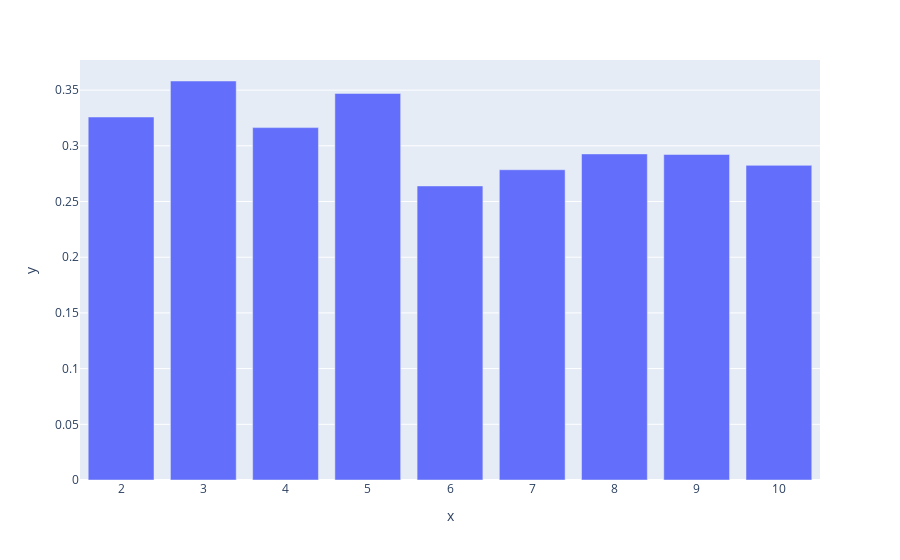

Notebook code cell kept with this figure:
### Code cell
# Afficher le graphe des scores silhouette :
px.bar(x=range(2,11), y=silhouette_scores)

### Figure 1 — Plotly figure (JSON) as saved in the notebook; plotly's stock layout.template omitted (floating-point values rounded to 4 significant figures)
{"data": [{"alignmentgroup": "True", "hovertemplate": "x=%{x}<br>y=%{y}<extra></extra>", "legendgroup": "", "marker": {"color": "#636efa", "pattern": {"shape": ""}}, "name": "", "offsetgroup": "", "orientation": "v", "showlegend": false, "textposition": "auto", "type": "bar", "x": [2, 3, 4, 5, 6, 7, 8, 9, 10], "xaxis": "x", "y": [0.3258, 0.3582, 0.3163, 0.347, 0.264, 0.2785, 0.2927, 0.2922, 0.2825], "yaxis": "y"}], "layout": {"barmode": "relative", "legend": {"tracegroupgap": 0}, "margin": {"t": 60}, "xaxis": {"anchor": "y", "domain": [0, 1], "title": {"text": "x"}}, "yaxis": {"anchor": "x", "domain": [0, 1], "title": {"text": "y"}}}}
